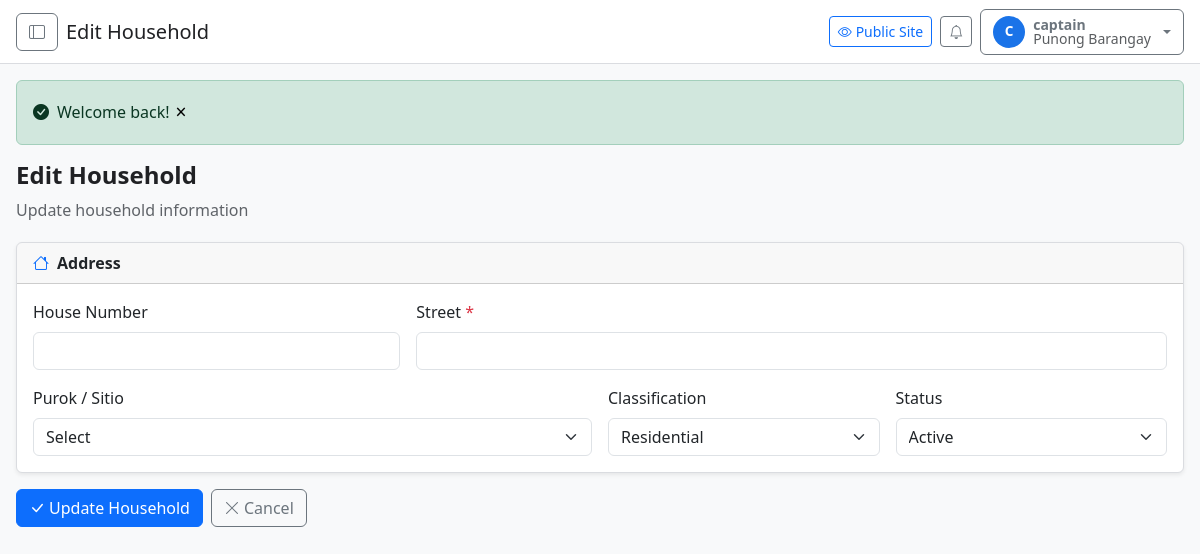
Page /admin/households/1/edit (signed in) on the committed database.
### tables this page shows
CREATE TABLE `users` (
  `id` INT UNSIGNED NOT NULL AUTO_INCREMENT,
  `username` VARCHAR(50) NOT NULL,
  `email` VARCHAR(150) NOT NULL,
  `password_hash` VARCHAR(255) NOT NULL,
  `first_name` VARCHAR(100) NULL DEFAULT NULL,
  `last_name` VARCHAR(100) NULL DEFAULT NULL,
  `role` ENUM('captain','kagawad','secretary','treasurer','bhw','tanod','census','sk_chair','resident') NOT NULL DEFAULT 'resident',
  `status` ENUM('active','inactive','suspended') NOT NULL DEFAULT 'active',
  `email_verified_at` TIMESTAMP NULL DEFAULT NULL,
  `last_login_at` TIMESTAMP NULL DEFAULT NULL,
  `remember_token` VARCHAR(100) NULL DEFAULT NULL,
  `created_at` TIMESTAMP NOT NULL DEFAULT CURRENT_TIMESTAMP,
  `updated_at` TIMESTAMP NOT NULL DEFAULT CURRENT_TIMESTAMP ON UPDATE CURRENT_TIMESTAMP,
  `deleted_at` TIMESTAMP NULL DEFAULT NULL,
  PRIMARY KEY (`id`),
  UNIQUE KEY `uk_users_username` (`username`),
  UNIQUE KEY `uk_users_email` (`email`),
  INDEX `idx_users_role` (`role`),
  INDEX `idx_users_status` (`status`)
);

### controllers/admin/HouseholdController.php (called while the page is built, shortened)
<?php
class HouseholdController extends \Controller {
    public function edit($id) {
        $household = new Household();
        $data = $household->find($id);
        $puroks = $this->db->query("SELECT id, name FROM puroks WHERE deleted_at IS NULL ORDER BY name")->fetchAll();
        $this->viewAdmin('households/edit', [
            'title' => 'Edit Household',
            'household' => $data,
            'puroks' => $puroks,
        ]);
    }
}

### core/Router.php (called while the page is built, shortened)
<?php
class Router {
    private $routes = [];
    private $groupPrefix = '';
    private $groupMiddleware = [];
    public function group($prefix, $middleware, callable $callback) {
        $previousPrefix = $this->groupPrefix;
        $previousMiddleware = $this->groupMiddleware;
        $this->groupPrefix = $previousPrefix . $prefix;
        $this->groupMiddleware = array_merge($previousMiddleware, (array)$middleware);
        $this->groupPrefix = $previousPrefix;
        $this->groupMiddleware = $previousMiddleware;
    }
    private function addRoute($method, $path, $handler, $middleware) {
        $fullPath = $this->groupPrefix . '/' . ltrim($path, '/');
        $fullPath = '/' . trim($fullPath, '/');
        $this->routes[] = [
            'method' => $method,
            'path' => $fullPath,
            'handler' => $handler,
            'middleware' => array_merge($this->groupMiddleware, (array)$middleware),
        ];
    }
    public function dispatch($method, $url) {
        $path = parse_url($url, PHP_URL_PATH) ?: '/';
        $scriptName = $_SERVER['SCRIPT_NAME'] ?? '/index.php';
        $basePath = str_replace(basename($scriptName), '', $scriptName);
        $basePath = rtrim($basePath, '/');
        if ($basePath && str_starts_with($path, $basePath)) {
            $path = substr($path, strlen($basePath));
        }
        $path = '/' . trim($path, '/');
        foreach ($this->routes as $route) {
            if ($route['method'] !== $method) continue;
            $pattern = $this->buildPattern($route['path']);
            if (preg_match($pattern, $path, $matches)) {
                $params = array_filter($matches, 'is_string', ARRAY_FILTER_USE_KEY);
                return $this->callHandler($route['handler'], $params);
            }
        }
    }
    private function buildPattern($path) {
        $pattern = preg_replace('/\{(\w+)\}/', '(?P<$1>[^/]+)', $path);
        return '#^' . $pattern . '/?$#';
    }
    private function callHandler($handler, $params) {
        if (is_string($handler) && str_contains($handler, '@')) {
            [$controllerClass, $method] = explode('@', $handler);
            $controller = new $controllerClass();
            return call_user_func_array([$controller, $method], $params);
        }
        return call_user_func_array($handler, $params);
    }
}

### core/App.php (called while the page is built, shortened)
<?php
class App {
    private $router;
    public function __construct() {
        $this->router = new Router();
    }
    public function run() {
        $method = $_SERVER['REQUEST_METHOD'];
        $url = $_SERVER['REQUEST_URI'];
        $this->router->dispatch($method, $url);
    }
}

### index.php (called while the page is built, shortened)
<?php
require_once CORE_PATH . '/helpers.php';
require_once CORE_PATH . '/Session.php';
require_once CORE_PATH . '/Router.php';
require_once CORE_PATH . '/Database.php';
require_once CORE_PATH . '/Controller.php';
require_once CORE_PATH . '/Model.php';
require_once CORE_PATH . '/Auth.php';
spl_autoload_register(function ($class) {
    $prefixes = [
        'Controllers\\' => CONTROLLERS_PATH,
        'Models\\' => MODELS_PATH,
        'Middleware\\' => ROOT_PATH . '/middleware',
    ];
    foreach ($prefixes as $prefix => $baseDir) {
        if (str_starts_with($class, $prefix)) {
            $relative = str_replace($prefix, '', $class);
            $file = $baseDir . '/' . str_replace('\\', '/', $relative) . '.php';
            return;
        }
    }
});
require_once CORE_PATH . '/App.php';
$app = new App();
$app->run();

### core/Database.php (called while the page is built)
<?php
class Database {
    private static $instance = null;
    private $connection;
    private function __construct() {
        $config = require CONFIG_PATH . '/database.php';
        $dsn = "mysql:host={$config['host']};port={$config['port']};dbname={$config['database']};charset={$config['charset']}";
        $this->connection = new PDO($dsn, $config['username'], $config['password'], $config['options']);
    }
    public static function getInstance() {
        if (self::$instance === null) {
            self::$instance = new self();
        }
        return self::$instance;
    }
    public function getConnection() {
        return $this->connection;
    }
}

### config/database.php (called while the page is built)
<?php
return [
    'host' => 'localhost',
    'port' => '3306',
    'database' => 'bims',
    'username' => 'root',
    'password' => '',
    'charset' => 'utf8mb4',
    'collation' => 'utf8mb4_unicode_ci',
    'options' => [
        PDO::ATTR_ERRMODE => PDO::ERRMODE_EXCEPTION,
        PDO::ATTR_DEFAULT_FETCH_MODE => PDO::FETCH_ASSOC,
        PDO::ATTR_EMULATE_PREPARES => false,
    ],
];

### core/Model.php (called while the page is built, shortened)
<?php
class Model {
    protected $db;
    protected $table;
    protected $primaryKey = 'id';
    public function __construct() {
        $this->db = Database::getInstance()->getConnection();
    }
    public function find($id) {
        $stmt = $this->db->prepare("SELECT * FROM {$this->table} WHERE {$this->primaryKey} = ? AND deleted_at IS NULL");
        $stmt->execute([$id]);
        return $stmt->fetch();
    }
}

### core/helpers.php (called while the page is built, shortened)
<?php
function e($value) {
    return htmlspecialchars($value ?? '', ENT_QUOTES, 'UTF-8');
}
function url($path = '') {
    $base = rtrim(dirname($_SERVER['SCRIPT_NAME']), '/');
    return $base . '/' . ltrim($path, '/');
}
function admin_url($path = '') {
    return url('admin/' . ltrim($path, '/'));
}
function asset($path) {
    return url('public/' . ltrim($path, '/'));
}
function old($key, $default = '') {
    return $_POST[$key] ?? $_SESSION['old_input'][$key] ?? $default;
}
function flash($key, $message = null) {
    if ($message !== null) {
        $_SESSION['flash'][$key] = $message;
    } else {
        $msg = $_SESSION['flash'][$key] ?? null;
        return $msg;
    }
}

### core/Auth.php (called while the page is built, shortened)
<?php
class Auth {
    public static function user() {
        $db = Database::getInstance()->getConnection();
        $stmt = $db->prepare("SELECT * FROM users WHERE id = ? AND deleted_at IS NULL");
        $stmt->execute([Session::get('user_id')]);
        return $stmt->fetch();
    }
}

### core/Session.php (called while the page is built, shortened)
<?php
class Session {
    public static function get($key, $default = null) {
        return $_SESSION[$key] ?? $default;
    }
}

### models/User.php (called while the page is built, shortened)
<?php
class User extends \Model {
    public function getRoleName($role) {
        $roles = [
            'captain' => 'Punong Barangay',
            'kagawad' => 'Barangay Kagawad',
            'secretary' => 'Barangay Secretary',
            'treasurer' => 'Barangay Treasurer',
            'bhw' => 'Barangay Health Worker',
            'tanod' => 'Barangay Tanod',
            'census' => 'Census Officer',
            'sk_chair' => 'SK Chairman',
            'resident' => 'Resident',
        ];
        return $roles[$role] ?? $role;
    }
}

### views/admin/households/_form.php (the view, shortened to what this page needs)
<?php
$h = $household ?? [];
function hf($key) { return old($key, $h[$key] ?? ''); }
?>
<form method="POST" action="<?= $formAction ?>" novalidate>
    <div class="card shadow-sm mb-3">
        <div class="card-header d-flex align-items-center"><i class="bi bi-house me-2 text-primary"></i>Address</div>
        <div class="card-body">
            <div class="row g-3">
                <div class="col-md-4">
                    <label class="form-label" for="house_number">House Number</label>
                    <input type="text" id="house_number" name="house_number" class="form-control" value="<?= e(hf('house_number')) ?>">
                </div>
                <div class="col-md-8">
                    <label class="form-label" for="street">Street <span class="text-danger">*</span></label>
                    <input type="text" id="street" name="street" class="form-control" value="<?= e(hf('street')) ?>">
                </div>
                <div class="col-md-6">
                    <label class="form-label" for="purok_id">Purok / Sitio</label>
                    <select id="purok_id" name="purok_id" class="form-select">
                        <option value="">Select</option>
                    </select>
                </div>
                <div class="col-md-3">
                    <label class="form-label" for="classification">Classification</label>
                    <select id="classification" name="classification" class="form-select">
                        <?php foreach (['residential', 'commercial', 'industrial', 'mixed'] as $cl): ?>
                            <option value="<?= $cl ?>" <?= (hf('classification') ?: 'residential') === $cl ? 'selected' : '' ?>><?= ucwords($cl) ?></option>
                        <?php endforeach; ?>
                    </select>
                </div>
                <div class="col-md-3">
                    <label class="form-label" for="status">Status</label>
                    <select id="status" name="status" class="form-select">
                        <?php foreach (['active', 'vacant', 'demolished'] as $st): ?>
                            <option value="<?= $st ?>" <?= (hf('status') ?: 'active') === $st ? 'selected' : '' ?>><?= ucwords($st) ?></option>
                        <?php endforeach; ?>
                    </select>
                </div>
            </div>
        </div>
    </div>
    <div class="d-flex gap-2">
        <button type="submit" class="btn btn-primary"><i class="bi bi-check-lg me-1"></i><?= $submitLabel ?></button>
        <a href="<?= admin_url('households') ?>" class="btn btn-outline-secondary"><i class="bi bi-x-lg me-1"></i>Cancel</a>
    </div>
</form>

### views/admin/layouts/main.php (shortened to what this page needs)
<?php
$adminUser = \Auth::user();
$userModel = new \Models\User();
?>
<!DOCTYPE html>
<html lang="en" data-theme="light" data-font-scale="100">
<head>
    <link href="https://cdn.jsdelivr.net/npm/bootstrap@5.3.3/dist/css/bootstrap.min.css" rel="stylesheet">
    <link href="https://cdn.jsdelivr.net/npm/bootstrap-icons@1.11.3/font/bootstrap-icons.min.css" rel="stylesheet">
    <link rel="stylesheet" href="<?= asset('css/main.css') ?>">
    <link rel="stylesheet" href="<?= asset('css/admin.css') ?>">
    <link rel="stylesheet" href="<?= asset('css/accessibility.css') ?>" id="accessibility-css">
</head>
<body>
<div class="wrapper d-flex">
    <div class="content flex-grow-1 d-flex flex-column">
        <header class="admin-topbar d-flex align-items-center justify-content-between px-3 py-2">
            <div class="d-flex align-items-center gap-2">
                <button class="btn btn-outline-secondary d-none d-lg-inline-flex" data-bs-toggle="offcanvas" data-bs-target="#adminSidebar" aria-label="Toggle menu"><i class="bi bi-layout-sidebar"></i></button>
                <strong class="h5 mb-0"><?= e($title ?? 'Dashboard') ?></strong>
            </div>
            <div class="d-flex align-items-center gap-2">
                <a href="<?= url('') ?>" class="btn btn-outline-primary btn-sm"><i class="bi bi-eye me-1"></i>Public Site</a>
                <a href="<?= admin_url('notifications') ?>" class="btn btn-outline-secondary btn-sm position-relative" aria-label="Notifications"><i class="bi bi-bell"></i></a>
                <div class="dropdown">
                    <button class="btn btn-outline-secondary dropdown-toggle d-flex align-items-center gap-2" type="button"
                            data-bs-toggle="dropdown" aria-expanded="false">
                        <span class="avatar rounded-circle d-flex align-items-center justify-content-center"><?= e(strtoupper(mb_substr($adminUser['username'] ?? 'U', 0, 1))) ?></span>
                        <span class="d-none d-md-flex flex-column lh-1 text-start">
                            <span class="small fw-semibold"><?= e($adminUser['username'] ?? 'Admin') ?></span>
                            <span class="small text-muted"><?= e($userModel->getRoleName($adminUser['role'])) ?></span>
                        </span>
                    </button>
                </div>
            </div>
        </header>
        <main class="admin-content flex-grow-1 p-3">
            <?php if ($success = flash('success')): ?>
                <div class="alert alert-success d-flex align-items-center" role="alert"><i class="bi bi-check-circle-fill me-2"></i><div><?= e($success) ?></div></div>
            <?php endif; ?>
            <?= $content ?>
        </main>
    </div>
</div>
</body>
</html>

### public/css/main.css (style rules this page uses)
:root { --primary: #1a73e8; --primary-dark: #1557b0; --primary-light: #e8f0fe; --success: #1e8e3e; --warning: #f9ab00; --danger: #d93025; --text: #202124; --text-muted: #5f6368; --bg: #ffffff; --bg-alt: #f8f9fa; --border: #dadce0; --shadow: 0 1px 3px rgba(60,64,67,0.3); --shadow-lg: 0 4px 12px rgba(60,64,67,0.2); --font-base: 16px; --font-scale: 1; --bs-primary: #1a73e8; }
html { font-size: calc(var(--font-base) * var(--font-scale)); scroll-behavior: smooth; }
body { background: var(--bg); color: var(--text); min-height: 100vh; display: flex; flex-direction: column; }
.card { box-shadow: var(--shadow); border-color: var(--border); }
.card-header { font-weight: 600; }
.avatar { width: 32px; height: 32px; background: var(--primary); color: #fff; font-weight: 700; font-size: 0.85rem; }

### public/css/admin.css (style rules this page uses)
body { background: var(--bg-alt); }
.wrapper { min-height: 100vh; }
.admin-topbar { background: var(--bg); border-bottom: 1px solid var(--border); min-height: 64px; }
.admin-content { background: var(--bg-alt); min-height: calc(100vh - 64px); }

### rows in the picture
users: username "C", username "captain", role "Punong Barangay"

### other values in the picture
$title "Edit Household"
$success "Welcome back!"
$submitLabel "Update Household"
form field classification "Residential"
form field status "Active"
